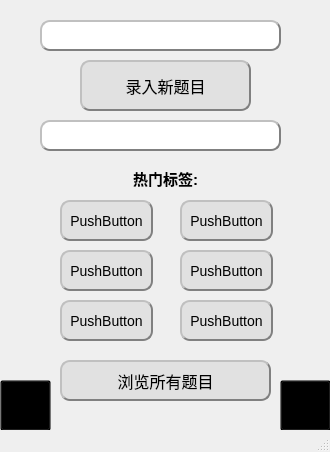
<?xml version="1.0" encoding="UTF-8"?>
<ui version="4.0">
 <class>MainWindow</class>
 <widget class="QMainWindow" name="MainWindow">
  <property name="geometry">
   <rect>
    <x>0</x>
    <y>0</y>
    <width>330</width>
    <height>452</height>
   </rect>
  </property>
  <property name="font">
   <font>
    <family>Microsoft YaHei UI</family>
    <pointsize>8</pointsize>
    <italic>false</italic>
    <bold>false</bold>
   </font>
  </property>
  <property name="windowTitle">
   <string>MainWindow</string>
  </property>
  <property name="autoFillBackground">
   <bool>false</bool>
  </property>
  <property name="styleSheet">
   <string notr="true"/>
  </property>
  <widget class="QWidget" name="centralwidget">
   <widget class="QLineEdit" name="search_lineEdit">
    <property name="geometry">
     <rect>
      <x>40</x>
      <y>20</y>
      <width>241</width>
      <height>31</height>
     </rect>
    </property>
    <property name="font">
     <font>
      <family>Microsoft YaHei UI</family>
      <pointsize>8</pointsize>
      <italic>false</italic>
      <bold>false</bold>
     </font>
    </property>
    <property name="styleSheet">
     <string notr="true">QLineEdit{border:2px groove gray;border-radius:10px;padding:2px 4px;border-style: outset;}</string>
    </property>
   </widget>
   <widget class="QLineEdit" name="tags_lineEdit">
    <property name="geometry">
     <rect>
      <x>40</x>
      <y>120</y>
      <width>241</width>
      <height>31</height>
     </rect>
    </property>
    <property name="font">
     <font>
      <family>Microsoft YaHei UI</family>
      <pointsize>8</pointsize>
      <italic>false</italic>
      <bold>false</bold>
     </font>
    </property>
    <property name="styleSheet">
     <string notr="true">QLineEdit { border:2px groove gray;border-radius:10px;padding:2px 4px;border-style: outset; }</string>
    </property>
   </widget>
   <widget class="QPushButton" name="add_pushButton">
    <property name="geometry">
     <rect>
      <x>80</x>
      <y>60</y>
      <width>171</width>
      <height>51</height>
     </rect>
    </property>
    <property name="font">
     <font>
      <family>Microsoft YaHei UI</family>
      <pointsize>-1</pointsize>
      <italic>false</italic>
      <bold>false</bold>
     </font>
    </property>
    <property name="styleSheet">
     <string notr="true">QPushButton{ background-color:rgb(225,225,225); border:2px groove gray;border-radius:10px;padding:2px 4px;border-style: outset;font-family: &quot;Microsoft YaHei UI&quot;;font-size: 16px;}
QPushButton:hover{background-color:rgb(229, 241, 251); color: black;}
QPushButton:pressed{background-color:rgb(204, 228, 247);border-style: inset;}</string>
    </property>
    <property name="text">
     <string>录入新题目</string>
    </property>
   </widget>
   <widget class="QPushButton" name="pushButton_1">
    <property name="geometry">
     <rect>
      <x>60</x>
      <y>200</y>
      <width>93</width>
      <height>41</height>
     </rect>
    </property>
    <property name="styleSheet">
     <string notr="true">QPushButton{ background-color:rgb(225,225,225); border:2px groove gray;border-radius:10px;padding:2px 4px;border-style: outset;font-family: &quot;Microsoft YaHei UI&quot;;font-size: 14px;}
QPushButton:hover{background-color:rgb(229, 241, 251); color: black;}
QPushButton:pressed{background-color:rgb(204, 228, 247);border-style: inset;}</string>
    </property>
    <property name="text">
     <string>PushButton</string>
    </property>
   </widget>
   <widget class="QPushButton" name="pushButton_2">
    <property name="geometry">
     <rect>
      <x>180</x>
      <y>200</y>
      <width>93</width>
      <height>41</height>
     </rect>
    </property>
    <property name="styleSheet">
     <string notr="true">QPushButton{ background-color:rgb(225,225,225); border:2px groove gray;border-radius:10px;padding:2px 4px;border-style: outset;font-family: &quot;Microsoft YaHei UI&quot;;font-size: 14px;}
QPushButton:hover{background-color:rgb(229, 241, 251); color: black;}
QPushButton:pressed{background-color:rgb(204, 228, 247);border-style: inset;}</string>
    </property>
    <property name="text">
     <string>PushButton</string>
    </property>
   </widget>
   <widget class="QPushButton" name="pushButton_3">
    <property name="geometry">
     <rect>
      <x>60</x>
      <y>250</y>
      <width>93</width>
      <height>41</height>
     </rect>
    </property>
    <property name="styleSheet">
     <string notr="true">QPushButton{ background-color:rgb(225,225,225); border:2px groove gray;border-radius:10px;padding:2px 4px;border-style: outset;font-family: &quot;Microsoft YaHei UI&quot;;font-size: 14px;}
QPushButton:hover{background-color:rgb(229, 241, 251); color: black;}
QPushButton:pressed{background-color:rgb(204, 228, 247);border-style: inset;}</string>
    </property>
    <property name="text">
     <string>PushButton</string>
    </property>
   </widget>
   <widget class="QPushButton" name="pushButton_4">
    <property name="geometry">
     <rect>
      <x>180</x>
      <y>250</y>
      <width>93</width>
      <height>41</height>
     </rect>
    </property>
    <property name="styleSheet">
     <string notr="true">QPushButton{ background-color:rgb(225,225,225); border:2px groove gray;border-radius:10px;padding:2px 4px;border-style: outset;font-family: &quot;Microsoft YaHei UI&quot;;font-size: 14px;}
QPushButton:hover{background-color:rgb(229, 241, 251); color: black;}
QPushButton:pressed{background-color:rgb(204, 228, 247);border-style: inset;}</string>
    </property>
    <property name="text">
     <string>PushButton</string>
    </property>
   </widget>
   <widget class="QPushButton" name="pushButton_5">
    <property name="geometry">
     <rect>
      <x>60</x>
      <y>300</y>
      <width>93</width>
      <height>41</height>
     </rect>
    </property>
    <property name="styleSheet">
     <string notr="true">QPushButton{ background-color:rgb(225,225,225); border:2px groove gray;border-radius:10px;padding:2px 4px;border-style: outset;font-family: &quot;Microsoft YaHei UI&quot;;font-size: 14px;}
QPushButton:hover{background-color:rgb(229, 241, 251); color: black;}
QPushButton:pressed{background-color:rgb(204, 228, 247);border-style: inset;}</string>
    </property>
    <property name="text">
     <string>PushButton</string>
    </property>
   </widget>
   <widget class="QPushButton" name="pushButton_6">
    <property name="geometry">
     <rect>
      <x>180</x>
      <y>300</y>
      <width>93</width>
      <height>41</height>
     </rect>
    </property>
    <property name="styleSheet">
     <string notr="true">QPushButton{ background-color:rgb(225,225,225); border:2px groove gray;border-radius:10px;padding:2px 4px;border-style: outset;font-family: &quot;Microsoft YaHei UI&quot;;font-size: 14px;}
QPushButton:hover{background-color:rgb(229, 241, 251); color: black;}
QPushButton:pressed{background-color:rgb(204, 228, 247);border-style: inset;}</string>
    </property>
    <property name="text">
     <string>PushButton</string>
    </property>
   </widget>
   <widget class="QPushButton" name="view_all_pushButton">
    <property name="geometry">
     <rect>
      <x>60</x>
      <y>360</y>
      <width>211</width>
      <height>41</height>
     </rect>
    </property>
    <property name="font">
     <font>
      <family>Microsoft YaHei UI</family>
      <pointsize>-1</pointsize>
      <italic>false</italic>
      <bold>false</bold>
     </font>
    </property>
    <property name="styleSheet">
     <string notr="true">QPushButton{ background-color:rgb(225,225,225); border:2px groove gray;border-radius:10px;padding:2px 4px;border-style: outset;font-family: &quot;Microsoft YaHei UI&quot;;font-size: 16px;}
QPushButton:hover{background-color:rgb(229, 241, 251); color: black;}
QPushButton:pressed{background-color:rgb(204, 228, 247);border-style: inset;}</string>
    </property>
    <property name="text">
     <string>浏览所有题目</string>
    </property>
   </widget>
   <widget class="QPushButton" name="str_search_pushButton">
    <property name="geometry">
     <rect>
      <x>290</x>
      <y>20</y>
      <width>30</width>
      <height>30</height>
     </rect>
    </property>
    <property name="styleSheet">
     <string notr="true">border-style:none;
background:transparent;
border-image: url(:/resource/icons8-search-30.png)
</string>
    </property>
    <property name="text">
     <string/>
    </property>
   </widget>
   <widget class="QPushButton" name="tags_search_pushButton">
    <property name="geometry">
     <rect>
      <x>290</x>
      <y>120</y>
      <width>31</width>
      <height>30</height>
     </rect>
    </property>
    <property name="styleSheet">
     <string notr="true">border-style:none;
background:transparent;
border-image: url(:/resource/icons8-search-30.png)</string>
    </property>
    <property name="text">
     <string/>
    </property>
   </widget>
   <widget class="QLabel" name="label">
    <property name="geometry">
     <rect>
      <x>120</x>
      <y>170</y>
      <width>91</width>
      <height>17</height>
     </rect>
    </property>
    <property name="font">
     <font>
      <family>Microsoft YaHei UI</family>
      <pointsize>11</pointsize>
      <italic>false</italic>
      <bold>true</bold>
     </font>
    </property>
    <property name="text">
     <string>热门标签:</string>
    </property>
    <property name="alignment">
     <set>Qt::AlignCenter</set>
    </property>
   </widget>
   <widget class="QPushButton" name="save_pushButton">
    <property name="geometry">
     <rect>
      <x>0</x>
      <y>380</y>
      <width>51</width>
      <height>51</height>
     </rect>
    </property>
    <property name="styleSheet">
     <string notr="true">background:transparent;</string>
    </property>
    <property name="text">
     <string/>
    </property>
   </widget>
   <widget class="QPushButton" name="about_pushButton">
    <property name="geometry">
     <rect>
      <x>280</x>
      <y>380</y>
      <width>51</width>
      <height>51</height>
     </rect>
    </property>
    <property name="styleSheet">
     <string notr="true">background:transparent;</string>
    </property>
    <property name="text">
     <string/>
    </property>
   </widget>
  </widget>
  <widget class="QMenuBar" name="menubar">
   <property name="geometry">
    <rect>
     <x>0</x>
     <y>0</y>
     <width>330</width>
     <height>23</height>
    </rect>
   </property>
  </widget>
  <widget class="QStatusBar" name="statusbar"/>
 </widget>
 <resources/>
 <connections/>
</ui>
